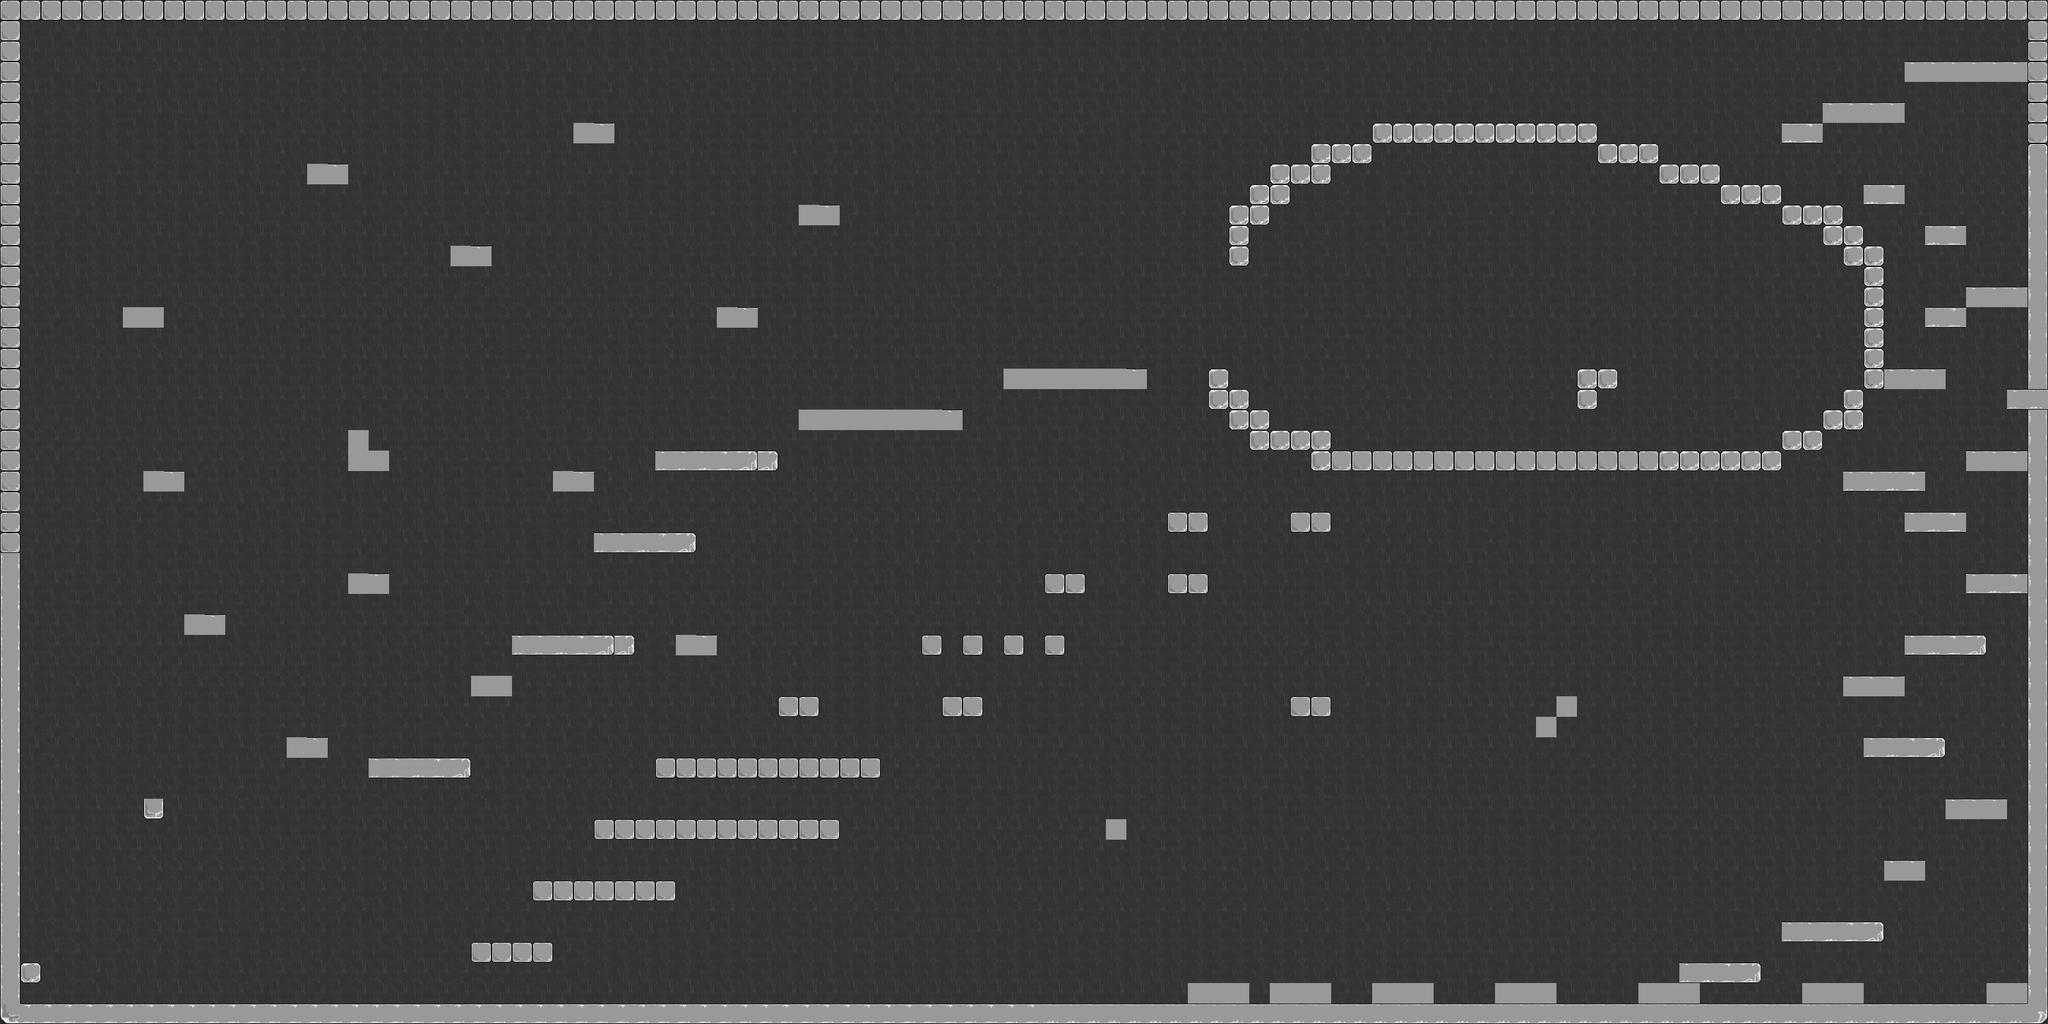

This is a level from a 2D game, rendered from its Tiled map with the project's own tilesets. A one-line summary and the map file follow, with tile-layer data summarised:
An orthogonal 100x50 tile map with 32x32 px tiles, 2 tile layers (BG, solid), 7 tilesets and 24 objects (11x monstru, 10x solaris, 2x end, player).

<map version="1.0" orientation="orthogonal" width="100" height="50" tilewidth="32" tileheight="32" backgroundcolor="#b8b8b8">
 <properties>
  <property name="gravity" value="3" />
  <property name="speed" value="3" />
 </properties>
 <tileset firstgid="1" name="stone" tilewidth="32" tileheight="32">
  <properties>
   <property name="solid" value="" />
  </properties>
  <image source="stone.png" width="192" height="160" />
 </tileset>
 <tileset firstgid="31" name="pipe" tilewidth="32" tileheight="32">
  <properties>
   <property name="spike" value="" />
  </properties>
  <image source="pipe.png" width="128" height="128" />
 </tileset>
 <tileset firstgid="47" name="stone_darker" tilewidth="32" tileheight="32">
  <properties>
   <property name="solid" value="" />
  </properties>
  <image source="stone_darker.png" width="192" height="160" />
 </tileset>
 <tileset firstgid="77" name="decorations" tilewidth="32" tileheight="32">
  <properties>
   <property name="solid" value="" />
  </properties>
  <image source="decorations.png" width="256" height="256" />
 </tileset>
 <tileset firstgid="141" name="small_dark_tile" tilewidth="32" tileheight="32">
  <image source="small_dark_tile.png" width="64" height="64" />
 </tileset>
 <tileset firstgid="145" name="stone darker" tilewidth="32" tileheight="32">
  <image source="stone_darker.png" width="192" height="160" />
 </tileset>
 <tileset firstgid="175" name="stone textured" tilewidth="32" tileheight="32">
  <image source="stone_textured.png" width="192" height="160" />
 </tileset>
 <layer name="BG" width="100" height="50">
  <data>[5000 cells, 5000 non-empty, 7 distinct tile ids]</data>
 </layer>
 <layer name="solid" width="100" height="50">
  <data>[5000 cells, 587 non-empty, 14 distinct tile ids]</data>
 </layer>
 <objectgroup color="#c80003" name="entitati" width="100" height="50">
  <object name="solaris" x="216" y="1148" width="76" height="60" />
  <object name="monstru" x="579" y="1430" width="98" height="55" />
  <object name="solaris" x="2297" y="1357" width="73" height="83" />
  <object name="monstru" x="1188" y="1015" width="135" height="44" />
  <object name="monstru" x="1573" y="521" width="237" height="18" />
  <object name="monstru" x="2540" y="636" width="167" height="32" />
  <object name="player" x="2164" y="592" width="66" height="70" />
  <object name="solaris" x="2583" y="1159" width="73" height="83" />
  <object name="monstru" x="52" y="1424" width="175" height="30" />
  <object name="monstru" x="1792" y="850" width="149" height="34" />
  <object name="monstru" x="1394" y="1412" width="151" height="42" />
  <object name="solaris" x="710" y="882" width="76" height="60" />
  <object name="solaris" x="550" y="556" width="76" height="60" />
  <object name="solaris" x="200" y="376" width="76" height="60" />
  <object name="solaris" x="1710" y="1198" width="76" height="60" />
  <object name="solaris" x="2024" y="1002" width="76" height="60" />
  <object name="solaris" x="2408" y="990" width="76" height="60" />
  <object name="solaris" x="2468" y="494" width="76" height="60" />
  <object name="monstru" x="1252" y="504" width="271" height="32" />
  <object name="monstru" x="1255" y="555" width="238" height="17" />
  <object name="monstru" x="823" y="134" width="174" height="13" />
  <object name="monstru" x="1235" y="221" width="95" height="23" />
  <object name="end" x="2897" y="46" width="271" height="32" />
  <object name="end" x="1869" y="1498" width="271" height="32" />
 </objectgroup>
</map>
